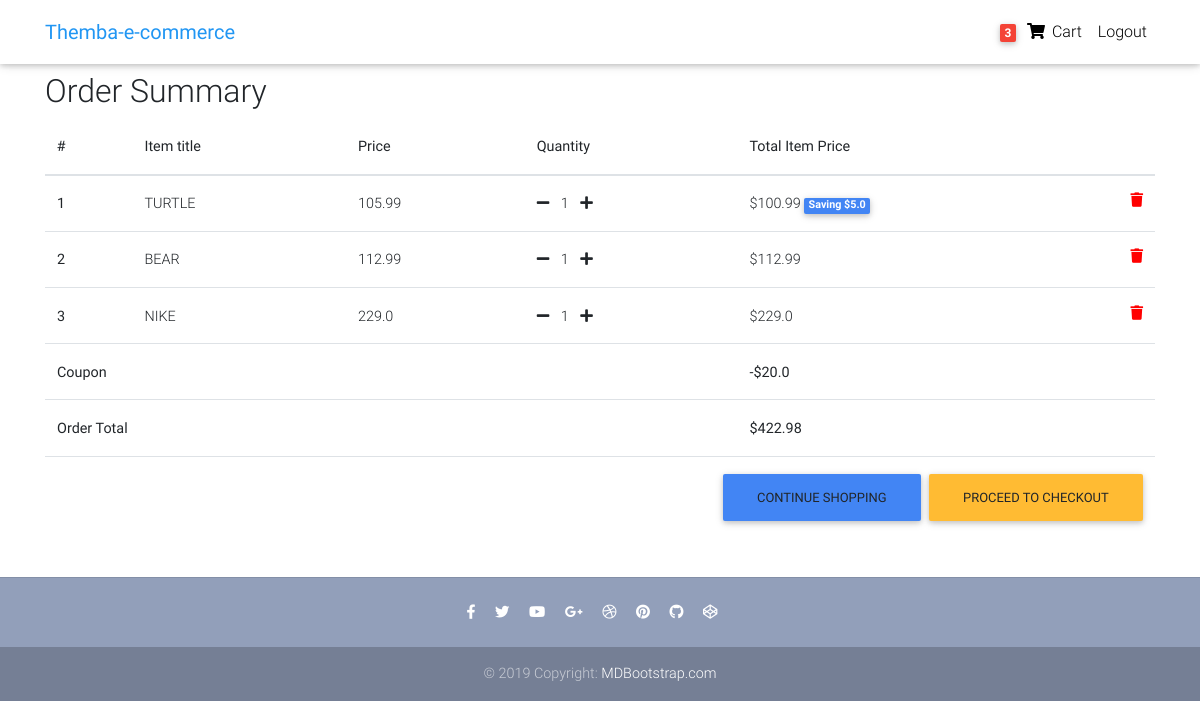
Page /order-summary/ (signed in) on the committed database.
### core/models.py (models this page shows, shortened)
class Order(models.Model):
    user = models.ForeignKey(settings.AUTH_USER_MODEL,
                             on_delete=models.CASCADE)
    ref_code = models.CharField(max_length=20, blank=True, null=True)
    items = models.ManyToManyField(OrderItem)
    start_date = models.DateTimeField(auto_now_add=True)
    ordered_date = models.DateTimeField()
    ordered = models.BooleanField(default=False)
    shipping_address = models.ForeignKey(
        'Address', related_name='shipping_address', on_delete=models.SET_NULL, blank=True, null=True)
    billing_address = models.ForeignKey(
        'Address', related_name='billing_address', on_delete=models.SET_NULL, blank=True, null=True)
    payment = models.ForeignKey(
        'Payment', on_delete=models.SET_NULL, blank=True, null=True)
    coupon = models.ForeignKey(
        'Coupon', on_delete=models.SET_NULL, blank=True, null=True)
    being_delivered = models.BooleanField(default=False)
    received = models.BooleanField(default=False)
    refund_requested = models.BooleanField(default=False)
    refund_granted = models.BooleanField(default=False)
    '''
    1. Item added to cart
    2. Adding a billing address
    (Failed checkout)
    3. Payment
    (Preprocessing, processing, packaging etc.)
    4. Being delivered
    5. Received
    6. Refunds
    '''
    def get_total(self):
        total = 0
        for order_item in self.items.all():
            total += order_item.get_final_price()
        if self.coupon:
            total -= self.coupon.amount
        return total

class OrderItem(models.Model):
    user = models.ForeignKey(settings.AUTH_USER_MODEL,
                             on_delete=models.CASCADE)
    ordered = models.BooleanField(default=False)
    item = models.ForeignKey(Item, on_delete=models.CASCADE)
    quantity = models.IntegerField(default=1)
    def get_total_item_price(self):
        return self.quantity * self.item.price
    def get_total_discount_item_price(self):
        return self.quantity * self.item.discount_price
    def get_amount_saved(self):
        return self.get_total_item_price() - self.get_total_discount_item_price()
    def get_final_price(self):
        if self.item.discount_price:
            return self.get_total_discount_item_price()
        return self.get_total_item_price()

class Item(models.Model):
    title = models.CharField(max_length=100)
    price = models.FloatField()
    discount_price = models.FloatField(blank=True, null=True)
    category = models.CharField(choices=CATEGORY_CHOICES, max_length=2)
    label = models.CharField(choices=LABEL_CHOICES, max_length=1)
    slug = models.SlugField()
    description = models.TextField()
    image = models.ImageField()

class Coupon(models.Model):
    code = models.CharField(max_length=15)
    amount = models.FloatField()

### core/views.py (the view)
# urls.py: path('order-summary/', OrderSummaryView.as_view(), name='order-summary'),
class OrderSummaryView(LoginRequiredMixin, View):
    def get(self, *args, **kwargs):
        try:
            order = Order.objects.get(user=self.request.user, ordered=False)
            context = {
                'object': order
            }
            return render(self.request, 'order_summary.html', context)
        except ObjectDoesNotExist:
            messages.warning(self.request, "You do not have an active order")
            return redirect("/")

### core/templatetags/cart_template_tags.py (called while the page is built)
@register.filter
def cart_item_count(user):
    if user.is_authenticated:
        qs = Order.objects.filter(user=user, ordered=False)
        if qs.exists():
            return qs[0].items.count()
    return 0

### templates/order_summary.html (shortened to what this page needs)
{% extends "base.html" %}
{% block content %}
  <main>
    <div class="container">
    <div class="table-responsive text-nowrap">
    <h2>Order Summary</h2>
    <table class="table">
        <thead>
        <tr>
            <th scope="col">#</th>
            <th scope="col">Item title</th>
            <th scope="col">Price</th>
            <th scope="col">Quantity</th>
            <th scope="col">Total Item Price</th>
        </tr>
        </thead>
        <tbody>
        {% for order_item in object.items.all %}
        <tr>
            <th scope="row">{{ forloop.counter }}</th>
            <td>{{ order_item.item.title }}</td>
            <td>{{ order_item.item.price }}</td>
            <td>
                <a href="{% url 'core:remove-single-item-from-cart' order_item.item.slug %}"><i class="fas fa-minus mr-2"></i></a>
                {{ order_item.quantity }}
                <a href="{% url 'core:add-to-cart' order_item.item.slug %}"><i class="fas fa-plus ml-2"></i></a>
            </td>
            <td>
            {% if order_item.item.discount_price %}
                ${{ order_item.get_total_discount_item_price }}
                <span class="badge badge-primary">Saving ${{ order_item.get_amount_saved }}</span>
            {% else %}
                ${{ order_item.get_total_item_price }}
            {% endif %}
            <a style='color: red;' href="{% url 'core:remove-from-cart' order_item.item.slug %}">
                <i class="fas fa-trash float-right"></i>
            </a>
            </td>
        </tr>
        {% endfor %}
        {% if object.coupon %}
        <tr>
            <td colspan="4"><b>Coupon</b></td>
            <td><b>-${{ object.coupon.amount }}</b></td>
        </tr>
        {% endif %}
        {% if object.get_total %}
        <tr>
            <td colspan="4"><b>Order Total</b></td>
            <td><b>${{ object.get_total }}</b></td>
        </tr>
        <tr>
            <td colspan="5">
            <a class='btn btn-warning float-right ml-2' href='/checkout/'>Proceed to checkout</a>
            <a class='btn btn-primary float-right' href='/'>Continue shopping</a>
            </td>
        </tr>
        {% endif %}
        </tbody>
    </table>
    </div>
    </div>
  </main>
{% endblock content %}

### templates/base.html (shortened to what this page needs)
{% load static %}
<!DOCTYPE html>
<html lang="en">
<head>
  <link rel="stylesheet" href="https://use.fontawesome.com/releases/v5.8.1/css/all.css">
  <link href="{% static 'css/bootstrap.min.css' %}" rel="stylesheet">
  <link href="{% static 'css/mdb.min.css' %}" rel="stylesheet">
  <link href="{% static 'css/style.min.css' %}" rel="stylesheet">
</head>
{% include "navbar.html" %}
<body>
    <div class="mt-5 pt-4">
    </div>
    {% block content %}
    {% endblock content %}
    {% include "footer.html" %}
</body>
</html>

### templates/navbar.html (shortened to what this page needs)
{% load cart_template_tags %}
<nav class="navbar fixed-top navbar-expand-lg navbar-light white scrolling-navbar">
    <div class="container">
      <a class="navbar-brand waves-effect" href="/">
        <strong class="blue-text">Themba-e-commerce</strong>
      </a>
      <div class="collapse navbar-collapse" id="navbarSupportedContent">
        <ul class="navbar-nav nav-flex-icons">
          {% if request.user.is_authenticated %}
          <li class="nav-item">
            <a href="{% url 'core:order-summary' %}" class="nav-link waves-effect">
              <span class="badge red z-depth-1 mr-1"> {{ request.user|cart_item_count }} </span>
              <i class="fas fa-shopping-cart"></i>
              <span class="clearfix d-none d-sm-inline-block"> Cart </span>
            </a>
          </li>
          <li class="nav-item">
            <a class="nav-link waves-effect" href="{% url 'account_logout' %}">
              <span class="clearfix d-none d-sm-inline-block"> Logout </span>
            </a>
          </li>
          {% endif %}
        </ul>
      </div>
    </div>
  </nav>

### templates/footer.html
<footer class="page-footer text-center font-small mt-4 wow fadeIn">
    <hr class="my-4">
    <div class="pb-4">
      <a href="https://www.facebook.com/mdbootstrap" target="_blank">
        <i class="fab fa-facebook-f mr-3"></i>
      </a>
      <a href="https://twitter.com/MDBootstrap" target="_blank">
        <i class="fab fa-twitter mr-3"></i>
      </a>
      <a href="https://www.youtube.com/watch?v=7MUISDJ5ZZ4" target="_blank">
        <i class="fab fa-youtube mr-3"></i>
      </a>
      <a href="https://plus.google.com/u/0/b/107863090883699620484" target="_blank">
        <i class="fab fa-google-plus-g mr-3"></i>
      </a>
      <a href="https://dribbble.com/mdbootstrap" target="_blank">
        <i class="fab fa-dribbble mr-3"></i>
      </a>
      <a href="https://pinterest.com/mdbootstrap" target="_blank">
        <i class="fab fa-pinterest mr-3"></i>
      </a>
      <a href="https://github.com/mdbootstrap/bootstrap-material-design" target="_blank">
        <i class="fab fa-github mr-3"></i>
      </a>
      <a href="http://codepen.io/mdbootstrap/" target="_blank">
        <i class="fab fa-codepen mr-3"></i>
      </a>
    </div>
    <div class="footer-copyright py-3">
      © 2019 Copyright:
      <a href="https://mdbootstrap.com/education/bootstrap/" target="_blank"> MDBootstrap.com </a>
    </div>
  </footer>

### templates/scripts.html (shortened to what this page needs)
{% load static %}

### templates/base.html (style rules this page uses)
html, body, header, .carousel { height: 60vh; }

### rows in the picture
OrderItem: item "TURTLE", item.price "105.99", quantity "1", get_total_discount_item_price "100.99", get_amount_saved "5.0"
OrderItem: item "BEAR", item.price "112.99", quantity "1", get_total_item_price "112.99"
OrderItem: item "NIKE", item.price "229.0", quantity "1", get_total_item_price "229.0"
Order: coupon.amount "20.0", get_total "422.98"

### other values in the picture
{{ request.user|cart_item_count }} "3"
